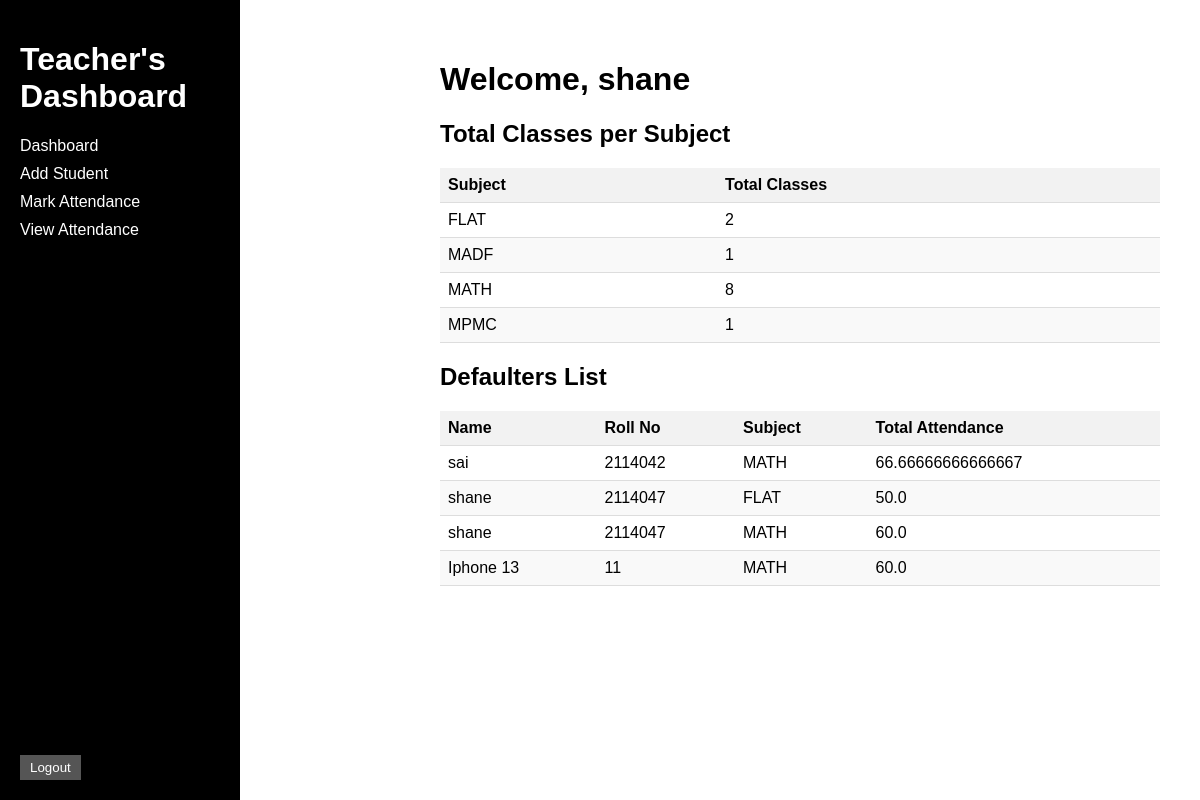
The page / (signed in) on the database its author committed.
### tables this page shows
CREATE TABLE students (
                id INTEGER PRIMARY KEY AUTOINCREMENT,
                name TEXT NOT NULL,
                roll_no INTEGER UNIQUE NOT NULL
            );

CREATE TABLE attendance (
                id INTEGER PRIMARY KEY AUTOINCREMENT,
                student_id INTEGER NOT NULL,
                subject TEXT NOT NULL,
                date TEXT NOT NULL,
                status TEXT NOT NULL,
                FOREIGN KEY (student_id) REFERENCES students (id)
            );

### app.py (the view)
@app.route('/')
def home():
    if 'username' not in session:
        return redirect(url_for('login'))
    c.execute("SELECT subject, COUNT(DISTINCT date) as total_classes FROM attendance GROUP BY subject")
    subject_data = c.fetchall()
    c.execute("SELECT students.name, students.roll_no, attendance.subject, (SUM(CASE WHEN attendance.status = 'Present' THEN 1 ELSE 0 END) * 100.0 / COUNT(attendance.id)) as attendance_percentage FROM students INNER JOIN attendance ON students.id = attendance.student_id GROUP BY students.id, attendance.subject HAVING attendance_percentage < 75")
    defaulters_data = c.fetchall()
    return render_template('index.html', subject_data=subject_data, defaulters_data=defaulters_data)

### templates/index.html (shortened to what this page needs)
{% extends 'base.html' %}
{% block content %}
    <div class="content">
        <h1>Welcome, {{ session['username'] }}</h1>
        <h2>Total Classes per Subject</h2>
        <table class="subject-table">
            <thead>
                <tr>
                    <th>Subject</th>
                    <th>Total Classes</th>
                </tr>
            </thead>
            <tbody>
                {% for subject in subject_data %}
                    <tr>
                        <td>{{ subject[0] }}</td>
                        <td>{{ subject[1] }}</td>
                    </tr>
                {% endfor %}
            </tbody>
        </table>
        <h2>Defaulters List</h2>
        {% if defaulters_data %}
            <table class="defaulters-table">
                <thead>
                    <tr>
                        <th>Name</th>
                        <th>Roll No</th>
                        <th>Subject</th>
                        <th>Total Attendance</th>
                    </tr>
                </thead>
                <tbody>
                    {% for defaulter in defaulters_data %}
                        <tr>
                            <td>{{ defaulter[0] }}</td>
                            <td>{{ defaulter[1] }}</td>
                            <td>{{ defaulter[2] }}</td>
                            <td>{{ defaulter[3] }}</td>
                        </tr>
                    {% endfor %}
                </tbody>
            </table>
        {% else %}
            <p>No defaulters found.</p>
        {% endif %}
    </div>
{% endblock %}

### templates/base.html (style rules this page uses)
body { margin: 0; padding: 0; font-family: Arial, sans-serif; }
.content { margin-left: 200px; padding: 20px; }

### templates/index.html (style rules this page uses)
.subject-table { width: 100%; border-collapse: collapse; margin-bottom: 20px; }
.subject-table th, .subject-table td { padding: 8px; text-align: left; border-bottom: 1px solid #ddd; }
.subject-table th { background-color: #f2f2f2; font-weight: bold; }
.subject-table tr:nth-child(even) { background-color: #f9f9f9; }
.defaulters-table { width: 100%; border-collapse: collapse; margin-top: 20px; }
.defaulters-table th, .defaulters-table td { padding: 8px; text-align: left; border-bottom: 1px solid #ddd; }
.defaulters-table th { background-color: #f2f2f2; font-weight: bold; }
.defaulters-table tr:nth-child(even) { background-color: #f9f9f9; }

### rows shown on the page
students: username "shane", name "shane", roll_no "2114047", defaulter "FLAT", defaulter "50.0", defaulter "MATH", defaulter "60.0"
attendance: subject "MADF", student "1"
attendance: subject "MPMC", student "1"
students: name "sai", roll_no "2114042", defaulter "MATH", defaulter "66.66666666666667"
students: name "Iphone 13", roll_no "11", defaulter "MATH", defaulter "60.0"

### other values the page prints
{{ subject[0] }} "FLAT" "MATH"
{{ subject[1] }} "2" "8"
